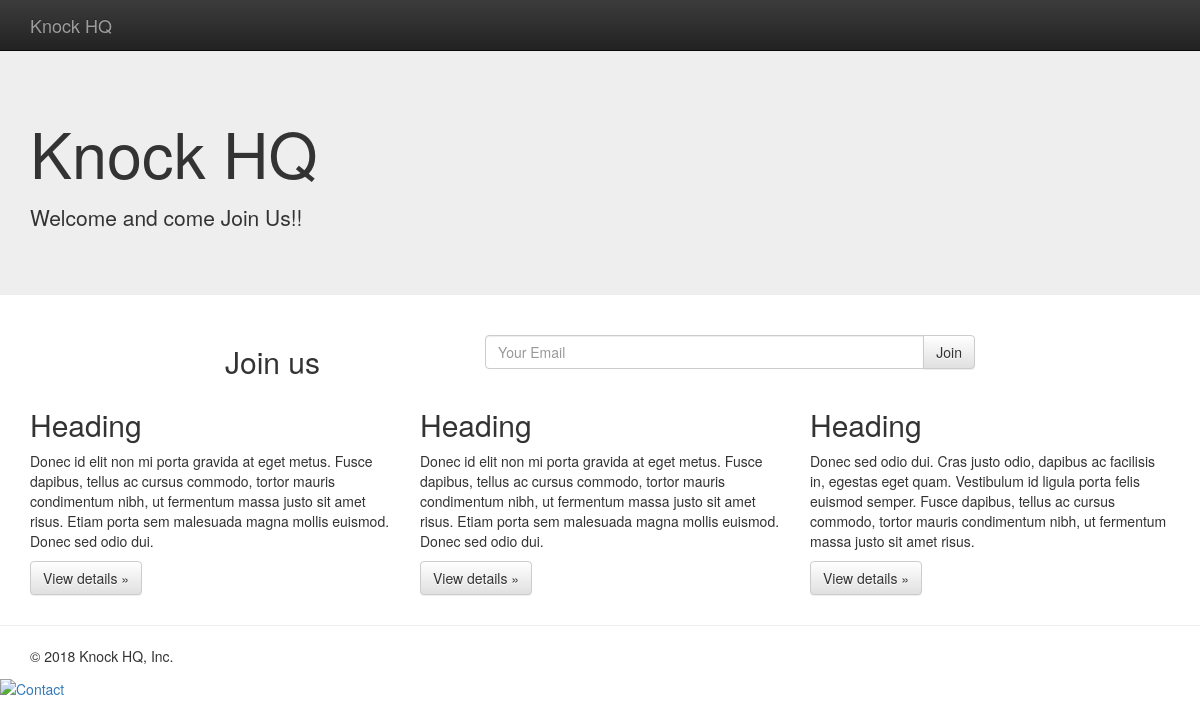
The page / on the database its author committed.
### pages/models.py (models this page shows, shortened)
class Page(models.Model):
	title 				= models.CharField(max_length=220)
	title_description	= models.TextField(blank=True, null=True)
	title_btn			= models.CharField(max_length=50, default='Join')
	title_btn_url		= models.CharField(max_length=50, blank=True, null=True)
	content				= models.TextField(blank=True, null=True)

### pages/views.py (the view, shortened to what this page needs)
# urls.py: url(r'^$', HomeView.as_view(), name='home'),
class HomeView(SuccessMessageMixin, CreateView):
	template_name = 'pages/home.html'
	form_class = JoinForm
	success_url = '/'
	def get_context_data(self, *args, **kwargs):
		context = super(HomeView, self).get_context_data(*args, **kwargs)
		context['page_obj'] = Page.objects.all().first() #order_by("?").first() this can be used for multiple pages to view
		return context

### newsletter/forms.py (shortened to what this page needs)
class JoinForm(forms.ModelForm):
	email = forms.EmailField(label='',
			widget=forms.EmailInput(
					attrs={
						'placeholder':'Your email',
						'class':'form.control'
						}
					))
	class Meta:
		model = Join
		fields = ['email']

### pages/templates/pages/home.html (shortened to what this page needs)
{% extends "base.html" %}
{% block content %}
<nav class="navbar navbar-inverse navbar-fixed-top">
      <div class="container">
        <div class="navbar-header">
          <a class="navbar-brand" href="#">Knock HQ</a>
        </div>
        <div id="navbar" class="navbar-collapse collapse">
        </div>
      </div>
    </nav>
    <div class="jumbotron">
      <div class="container">
        <h1>{{ page_obj.title }}</h1>
        <p>{{ page_obj.title_description|linebreaks }}</p>
      </div>
    </div>
    <div class="container">
      <div class="row">
      <div class="col-sm-8 col-sm-offset-2">
      	<div class="row">
      	<div class="col-xs-4">
          <h2>Join us</h2>
        </div>
        <div class="col-xs-8">
          <p>
         {% include 'pages/snippet/join-form.html' with form=form %}
          </p>
        </div>
       </div>
       </div>
     </div>
      </div>
      <div class="container">
  			{{ page_obj.content|safe }}
      </div>
      <hr>
    <div class="container">
      <footer>
        <p>&copy; 2018 Knock HQ, Inc.</p>
      </footer>
   	</div>
{% endblock content %}

### templates/base.html (shortened to what this page needs)
{% load static %}
<!DOCTYPE html>
<html lang="en">
  <head>
	<link rel="stylesheet" href="https://maxcdn.bootstrapcdn.com/bootstrap/3.3.7/css/bootstrap.min.css">
<link rel="stylesheet" href="https://maxcdn.bootstrapcdn.com/bootstrap/3.3.7/css/bootstrap-theme.min.css">
<link rel="stylesheet" href="{% static 'css/main.css'%}">
  </head>
  <body>
	{% block content %}
	{% endblock %}
        <a href="javascript:void(0);" data-toggle="modal" data-target="#myModal"><img src="{% static 'images/contact-us-button3.png' %}" width="150" alt="Contact" class="contactModalAnchr" /></a>
  </body>
</html>

### pages/templates/pages/snippet/join-form.html (shortened to what this page needs)
 <form class= 'join-form' method='POST' action=''> {% csrf_token %}
     {% for field in form %}
          <div class="input-group">
               <input type='email' name='email' placeholder='Your Email' class='form-control'>   <span class='input-group-btn'>
               <input type='submit' value='Join' class='btn btn-default' />
               </span>
          </div>
     {% endfor %}
</form>

### static_in_pro/our_static/css/main.css (style rules this page uses)
body { padding-top: 50px; padding-bottom: 20px; }

### rows shown on the page
Page: title "Knock HQ", title_description "Welcome and come Join Us!!", content "Heading Donec id elit non mi porta gravida at eget metus. Fusce dapibus, tellus ac cursus commodo, tortor mauris condimentum nibh, ut fermentum massa justo sit amet risus. Etiam porta sem malesuada magna mollis euismod. Donec sed odio dui. View details » Heading Donec id elit non mi porta gravida at eget metus. Fusce dapibus, tellus ac cursus commodo, tortor mauris condimentum nibh, ut fermentum massa justo sit amet risus. Etiam porta sem malesuada magna mollis euismod. Donec sed odio dui. View details » Heading Donec sed odio dui. Cras justo odio, dapibus ac facilisis in, egestas eget quam. Vestibulum id ligula porta felis euismod semper. Fusce dapibus, tellus ac cursus commodo, tortor…"
